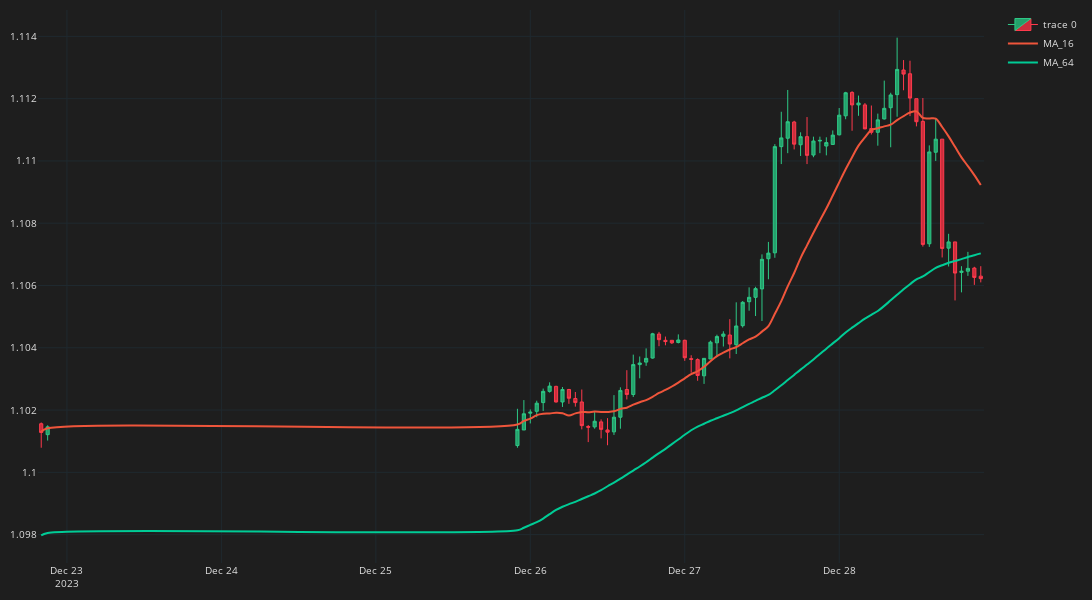

The notebook cell this image was saved under:
### Code cell
fig = go.Figure()
fig.add_trace(go.Candlestick(
    x=df_plot.time, open=df_plot.mid_o, high=df_plot.mid_h, low=df_plot.mid_l, close=df_plot.mid_c,
    line=dict(width=1), opacity=1,
    increasing_fillcolor='#24A06B',
    decreasing_fillcolor="#CC2E3C",
    increasing_line_color='#2EC886',  
    decreasing_line_color='#FF3A4C'
))
for ma in ma_list:
    col = f'MA_{ma}'
    fig.add_trace(go.Scatter(x=df_plot.time, 
        y=df_plot[col],
        line=dict(width=2),
        line_shape='spline',
        name=col
    ))
fig.update_layout(width=1200,height=600,
    margin=dict(l=10,r=10,b=10,t=10),
    font=dict(size=10,color="#e1e1e1"),
    paper_bgcolor="#1e1e1e",
    plot_bgcolor="#1e1e1e")
fig.update_xaxes(
    gridcolor="#1f292f",
    showgrid=True,fixedrange=True,rangeslider=dict(visible=False)
)
fig.update_yaxes(
    gridcolor="#1f292f",
    showgrid=True
)
fig.show()
